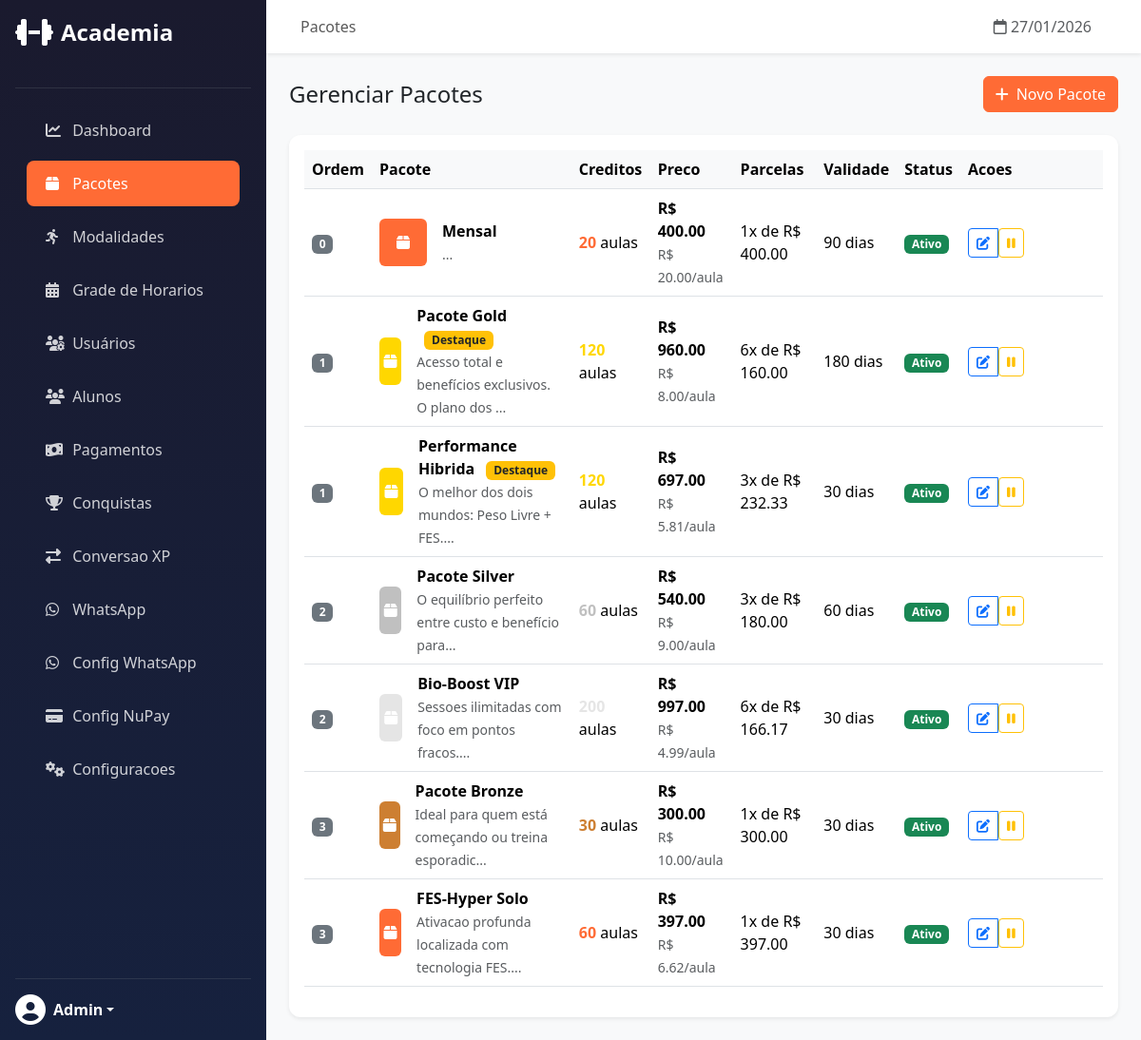
The app's page /admin/packages/ (signed in) with its own data.
### app/models/user.py (models this page shows, shortened)
class User(UserMixin, db.Model):
    __tablename__ = 'users'
    id = db.Column(db.Integer, primary_key=True)
    name = db.Column(db.String(100), nullable=False)
    email = db.Column(db.String(120), unique=True, nullable=False)
    phone = db.Column(db.String(20), nullable=False)
    password_hash = db.Column(db.String(256), nullable=False)
    cpf = db.Column(db.String(14), nullable=True)  # Formato: 123.456.789-00
    role = db.Column(db.String(20), default='student')
    xp = db.Column(db.Integer, default=0)  # XP total historico (para ranking)
    level = db.Column(db.Integer, default=1)
    xp_available = db.Column(db.Integer, default=0)  # XP disponivel para conversao (janela 3 meses)
    credits_balance = db.Column(db.Integer, default=0)  # Total de creditos ativos (wallets)
    photo_url = db.Column(db.String(255))
    is_active = db.Column(db.Boolean, default=True)
    created_at = db.Column(db.DateTime, default=datetime.utcnow)
    updated_at = db.Column(db.DateTime, default=datetime.utcnow, onupdate=datetime.utcnow)
    last_login = db.Column(db.DateTime)

### app/models/package.py (models this page shows, shortened)
class Package(db.Model):
    __tablename__ = 'packages'
    id = db.Column(db.Integer, primary_key=True)
    name = db.Column(db.String(100), nullable=False)
    description = db.Column(db.Text)
    credits = db.Column(db.Integer, nullable=False)
    price = db.Column(db.Numeric(10, 2), nullable=False)
    installments = db.Column(db.Integer, default=1)  # Quantas parcelas
    installment_price = db.Column(db.Numeric(10, 2))  # Preco por parcela
    validity_days = db.Column(db.Integer, nullable=False)  # Ex: 90 dias
    photo_url = db.Column(db.String(255))
    color = db.Column(db.String(7), default='#FF6B35')
    is_featured = db.Column(db.Boolean, default=False)  # Destaque
    display_order = db.Column(db.Integer, default=0)
    badge = db.Column(db.String(50))  # Ex: "MAIS VENDIDO", "NOVO"
    extra_benefits = db.Column(db.JSON)  # Ex: ["Toalha gratis", "Garrafinha"]
    is_recurring = db.Column(db.Boolean, default=False)  # Se é pacote recorrente
    recurring_interval_days = db.Column(db.Integer, default=30)  # Intervalo entre cobranças
    welcome_xp_bonus = db.Column(db.Integer, default=0)  # Bônus XP na primeira compra
    is_active = db.Column(db.Boolean, default=True)
    created_at = db.Column(db.DateTime, default=datetime.utcnow)
    updated_at = db.Column(db.DateTime, default=datetime.utcnow, onupdate=datetime.utcnow)
    subscriptions = db.relationship('Subscription', backref='package', lazy=True)
    @property
    def price_per_credit(self):
        return float(self.price) / self.credits

### app/routes/admin/packages.py (the view)
@packages_bp.route('/')
@login_required
@admin_required
def list_packages():
    packages = Package.query.order_by(Package.display_order, Package.id).all()
    return render_template('admin/packages/list.html', packages=packages)

### app/routes/admin/dashboard.py (called while the page is built)
def admin_required(f):
    @wraps(f)
    def decorated_function(*args, **kwargs):
        if not current_user.is_authenticated or current_user.role != 'admin':
            abort(403)
        return f(*args, **kwargs)
    return decorated_function

### app/templates/admin/packages/list.html (shortened to what this page needs)
{% extends "admin/base.html" %}
{% block page_title %}Pacotes{% endblock %}
{% block content %}
<div class="d-flex justify-content-between align-items-center mb-4">
    <h4 class="mb-0">Gerenciar Pacotes</h4>
    <a href="{{ url_for('admin_packages.create_package') }}" class="btn btn-primary">
        <i class="fas fa-plus me-2"></i>Novo Pacote
    </a>
</div>
<div class="card">
    <div class="card-body">
        {% if packages %}
        <div class="table-responsive">
            <table class="table table-hover align-middle">
                <thead>
                    <tr>
                        <th style="width: 60px;">Ordem</th>
                        <th>Pacote</th>
                        <th>Creditos</th>
                        <th>Preco</th>
                        <th>Parcelas</th>
                        <th>Validade</th>
                        <th>Status</th>
                        <th style="width: 150px;">Acoes</th>
                    </tr>
                </thead>
                <tbody>
                    {% for package in packages %}
                    <tr class="{{ 'table-secondary' if not package.is_active }}">
                        <td>
                            <span class="badge bg-secondary">{{ package.display_order }}</span>
                        </td>
                        <td>
                            <div class="d-flex align-items-center">
                                {% if package.photo_url %}
                                <img src="{{ url_for('static', filename='uploads/packages/' + package.photo_url) }}"
                                     class="rounded me-3" style="width: 50px; height: 50px; object-fit: cover;">
                                {% else %}
                                <div class="rounded me-3 d-flex align-items-center justify-content-center"
                                     style="width: 50px; height: 50px; background-color: {{ package.color }};">
                                    <i class="fas fa-box text-white"></i>
                                </div>
                                {% endif %}
                                <div>
                                    <strong>{{ package.name }}</strong>
                                    {% if package.is_featured %}
                                    <span class="badge bg-warning text-dark ms-2">Destaque</span>
                                    {% endif %}
                                    <br>
                                    <small class="text-muted">{{ package.description[:50] }}...</small>
                                </div>
                            </div>
                        </td>
                        <td>
                            <span class="fw-bold" style="color: {{ package.color }};">{{ package.credits }}</span> aulas
                        </td>
                        <td>
                            <strong>R$ {{ "%.2f"|format(package.price) }}</strong>
                            <br>
                            <small class="text-muted">R$ {{ "%.2f"|format(package.price_per_credit) }}/aula</small>
                        </td>
                        <td>
                            {{ package.installments }}x de R$ {{ "%.2f"|format(package.installment_price) }}
                        </td>
                        <td>{{ package.validity_days }} dias</td>
                        <td>
                            {% if package.is_active %}
                            <span class="badge bg-success">Ativo</span>
                            {% else %}
                            <span class="badge bg-secondary">Inativo</span>
                            {% endif %}
                        </td>
                        <td>
                            <div class="btn-group">
                                <a href="{{ url_for('admin_packages.edit_package', id=package.id) }}"
                                   class="btn btn-sm btn-outline-primary" title="Editar">
                                    <i class="fas fa-edit"></i>
                                </a>
                                <form action="{{ url_for('admin_packages.toggle_package', id=package.id) }}"
                                      method="POST" class="d-inline">
                                    <button type="submit" class="btn btn-sm btn-outline-{{ 'warning' if package.is_active else 'success' }}"
                                            title="{{ 'Desativar' if package.is_active else 'Ativar' }}">
                                        <i class="fas fa-{{ 'pause' if package.is_active else 'play' }}"></i>
                                    </button>
                                </form>
                            </div>
                        </td>
                    </tr>
                    {% endfor %}
                </tbody>
            </table>
        </div>
        {% endif %}
    </div>
</div>
{% endblock %}

### app/templates/admin/base.html (shortened to what this page needs)
{% extends "base.html" %}
{% block body %}
<div class="d-flex">
    <nav class="sidebar d-flex flex-column p-3" style="width: 280px;">
        <a href="{{ url_for('admin.dashboard') }}"
            class="d-flex align-items-center mb-4 text-white text-decoration-none">
            <i class="fas fa-dumbbell fa-2x me-2"></i>
            <span class="fs-4 fw-bold">Academia</span>
        </a>
        <hr class="border-secondary">
        <ul class="nav nav-pills flex-column mb-auto">
            <li class="nav-item">
                <a href="{{ url_for('admin.dashboard') }}"
                    class="nav-link {% if request.endpoint == 'admin.dashboard' %}active{% endif %}">
                    <i class="fas fa-chart-line"></i> Dashboard
                </a>
            </li>
            <li class="nav-item">
                <a href="{{ url_for('admin_packages.list_packages') }}"
                    class="nav-link {% if 'packages' in request.endpoint %}active{% endif %}">
                    <i class="fas fa-box"></i> Pacotes
                </a>
            </li>
            <li class="nav-item">
                <a href="{{ url_for('admin_modalities.list_modalities') }}"
                    class="nav-link {% if 'modalities' in request.endpoint %}active{% endif %}">
                    <i class="fas fa-running"></i> Modalidades
                </a>
            </li>
            <li class="nav-item">
                <a href="{{ url_for('admin_schedules.list_schedules') }}"
                    class="nav-link {% if 'schedules' in request.endpoint %}active{% endif %}">
                    <i class="fas fa-calendar-alt"></i> Grade de Horarios
                </a>
            </li>
            <li class="nav-item">
                <a href="{{ url_for('admin_users.list_users') }}"
                    class="nav-link {% if 'users' in request.endpoint %}active{% endif %}">
                    <i class="fas fa-users-cog"></i> Usuários
                </a>
            </li>
            <li class="nav-item">
                <a href="{{ url_for('admin_users.list_users', role='student') }}"
                    class="nav-link {% if 'users' in request.endpoint and request.args.get('role') == 'student' %}active{% endif %}">
                    <i class="fas fa-users"></i> Alunos
                </a>
            </li>
            <li class="nav-item">
                <a href="{{ url_for('admin_payments.pending_payments') }}"
                    class="nav-link {% if 'payments' in request.endpoint %}active{% endif %}">
                    <i class="fas fa-money-bill-wave"></i> Pagamentos
                </a>
            </li>
            <li class="nav-item">
                <a href="{{ url_for('admin_achievements.list_achievements') }}"
                    class="nav-link {% if 'achievements' in request.endpoint %}active{% endif %}">
                    <i class="fas fa-trophy"></i> Conquistas
                </a>
            </li>
            <li class="nav-item">
                <a href="{{ url_for('admin_conversion_rules.list_rules') }}"
                    class="nav-link {% if 'conversion_rules' in request.endpoint %}active{% endif %}">
                    <i class="fas fa-exchange-alt"></i> Conversao XP
                </a>
            </li>
            <li class="nav-item">
                <a href="{{ url_for('admin_whatsapp.list_templates') }}"
                    class="nav-link {% if 'whatsapp' in request.endpoint and 'megaapi' not in request.endpoint %}active{% endif %}">
                    <i class="fab fa-whatsapp"></i> WhatsApp
                </a>
            </li>
            <li class="nav-item">
                <a href="{{ url_for('admin_megaapi.settings') }}"
                    class="nav-link {% if 'megaapi' in request.endpoint %}active{% endif %}">
                    <i class="fab fa-whatsapp"></i> Config WhatsApp
                </a>
            </li>
            <li class="nav-item">
                <a href="{{ url_for('admin_nupay.settings') }}"
                    class="nav-link {% if 'nupay' in request.endpoint %}active{% endif %}">
                    <i class="fas fa-credit-card"></i> Config NuPay
                </a>
            </li>
            <li class="nav-item">
                <a href="{{ url_for('admin_settings.index') }}"
                    class="nav-link {% if 'settings' in request.endpoint and 'megaapi' not in request.endpoint %}active{% endif %}">
                    <i class="fas fa-cogs"></i> Configuracoes
                </a>
            </li>
        </ul>
        <hr class="border-secondary">
        <div class="dropdown">
            <a href="#" class="d-flex align-items-center text-white text-decoration-none dropdown-toggle"
                data-bs-toggle="dropdown">
                <i class="fas fa-user-circle fa-2x me-2"></i>
                <strong>{{ current_user.name }}</strong>
            </a>
        </div>
    </nav>
    <main class="main-content flex-grow-1">
        <nav class="navbar navbar-expand-lg navbar-light bg-white shadow-sm px-4">
            <div class="container-fluid">
                <span class="navbar-text">
                    {% block page_title %}Dashboard{% endblock %}
                </span>
                <div class="d-flex align-items-center">
                    <span class="text-muted me-3">
                        <i class="far fa-calendar"></i> {{ now().strftime('%d/%m/%Y') }}
                    </span>
                </div>
            </div>
        </nav>
        <div class="p-4">
            {% block content %}{% endblock %}
        </div>
    </main>
</div>
{% endblock %}

### app/templates/admin/base.html (style rules this page uses)
.sidebar { min-height: 100vh; background: linear-gradient(180deg, #1a1a2e 0%, #16213e 100%); }
.sidebar .nav-link { color: rgba(255, 255, 255, 0.8); padding: 12px 20px; border-radius: 8px; margin: 4px 12px; transition: all 0.3s; }
.sidebar .nav-link.active { background: var(--primary-color); color: #fff; }
.sidebar .nav-link i { width: 24px; }
.main-content { background-color: #f8f9fa; min-height: 100vh; }
.card { border: none; box-shadow: 0 0.125rem 0.25rem rgba(0, 0, 0, 0.075); border-radius: 12px; }
.table th { font-weight: 600; background-color: #f8f9fa; }

### app/templates/base.html (style rules this page uses)
:root { --primary-color: #FF6B35; --secondary-color: #004E89; }
body { min-height: 100vh; display: flex; flex-direction: column; }
.btn-primary { background-color: var(--primary-color); border-color: var(--primary-color); }
main { flex: 1; }

### records on screen
User: name "Admin"
Package: display_order "0", name "Mensal", credits "20", price "400.00", price_per_credit "20.00", installments "1", installment_price "400.00", validity_days "90", is_active "Ativo"
Package: display_order "1", name "Pacote Gold", is_featured "Destaque", description "Acesso total e benefícios exclusivos. O plano dos", credits "120", price "960.00", price_per_credit "8.00", installments "6", installment_price "160.00", validity_days "180", is_active "Ativo"
Package: display_order "1", name "Performance Hibrida", is_featured "Destaque", description "O melhor dos dois mundos: Peso Livre + FES.", credits "120", price "697.00", price_per_credit "5.81", installments "3", installment_price "232.33", validity_days "30", is_active "Ativo"
Package: display_order "2", name "Pacote Silver", description "O equilíbrio perfeito entre custo e benefício para", credits "60", price "540.00", price_per_credit "9.00", installments "3", installment_price "180.00", validity_days "60", is_active "Ativo"
Package: display_order "2", name "Bio-Boost VIP", description "Sessoes ilimitadas com foco em pontos fracos.", credits "200", price "997.00", price_per_credit "4.99", installments "6", installment_price "166.17", validity_days "30", is_active "Ativo"
Package: display_order "3", name "Pacote Bronze", description "Ideal para quem está começando ou treina esporadic", credits "30", price "300.00", price_per_credit "10.00", installments "1", installment_price "300.00", validity_days "30", is_active "Ativo"
Package: display_order "3", name "FES-Hyper Solo", description "Ativacao profunda localizada com tecnologia FES.", credits "60", price "397.00", price_per_credit "6.62", installments "1", installment_price "397.00", validity_days "30", is_active "Ativo"
